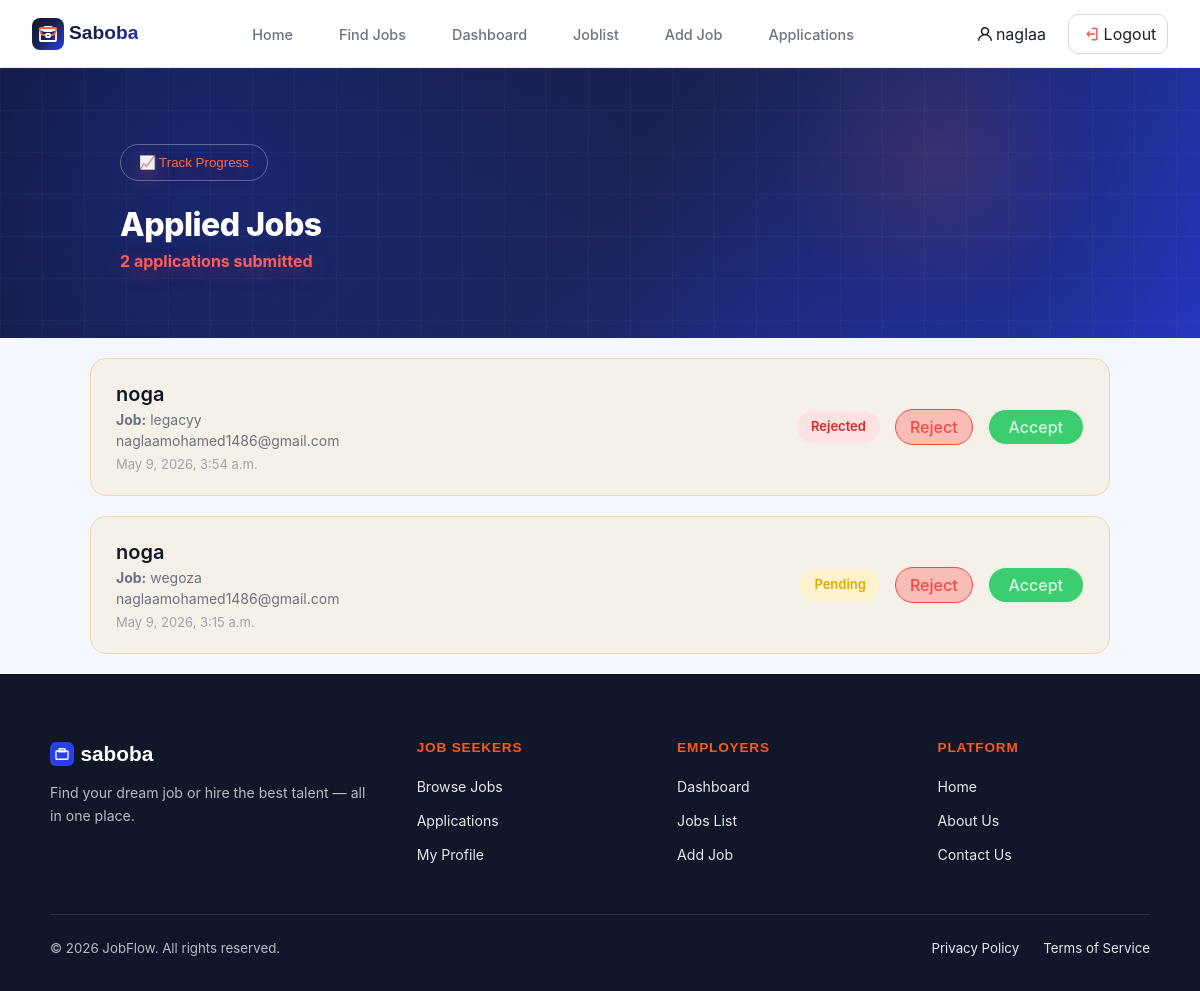
The app's page /jobs/applications/ (signed in), older data.
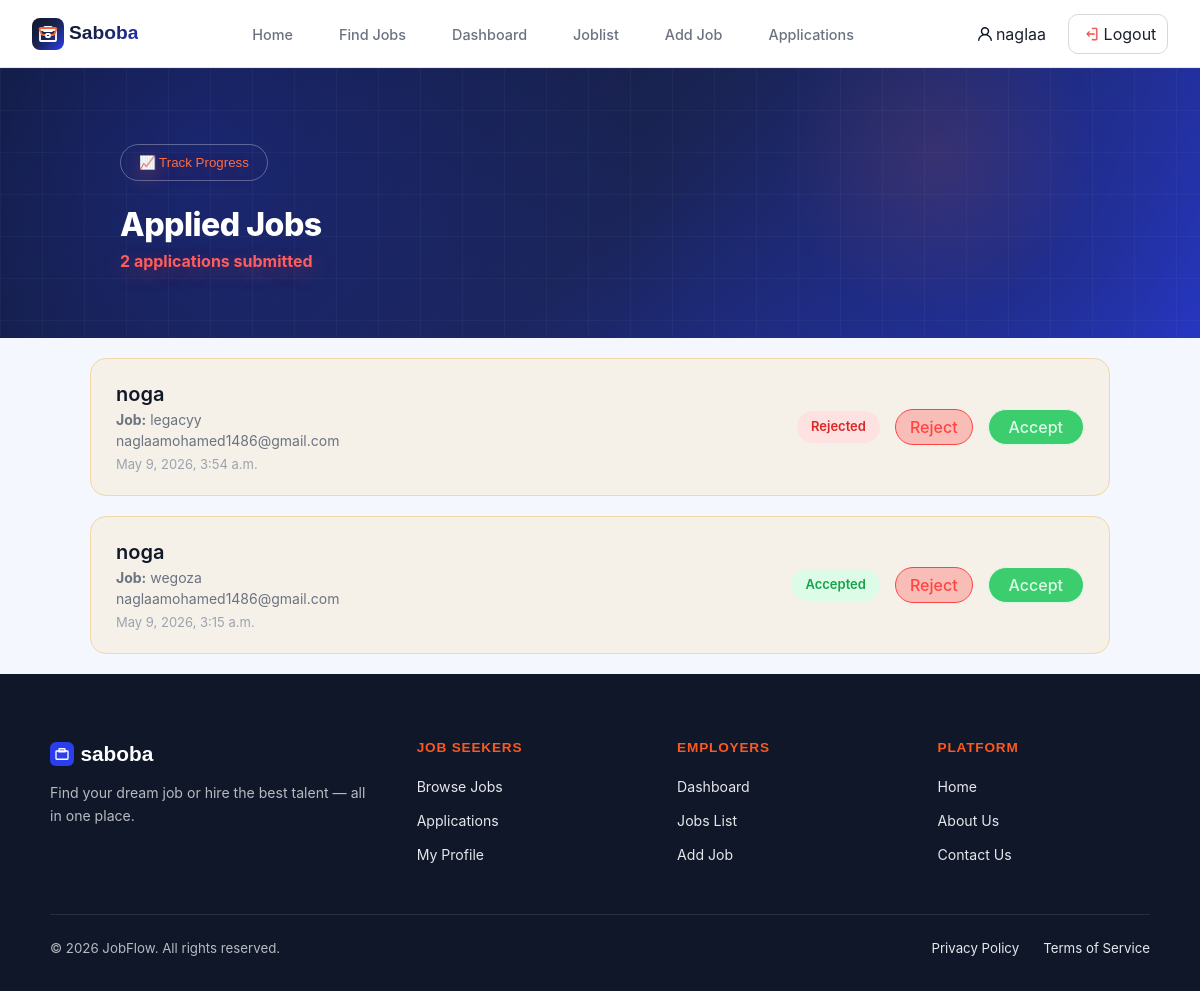
The same page, newer data.
### accounts/models.py (models this page shows)
class User(AbstractUser):
    ROLE_CHOICES = [('user', 'User'), ('admin', 'Admin')]
    role     = models.CharField(max_length=10, choices=ROLE_CHOICES, default='user')
    age      = models.IntegerField(null=True, blank=True)
    gender   = models.CharField(max_length=10, blank=True)
    company  = models.CharField(max_length=200, blank=True)
    location = models.CharField(max_length=200, blank=True)

### applications/models.py (models this page shows, shortened)
class Application(models.Model):
    user = models.ForeignKey(
        settings.AUTH_USER_MODEL,
        on_delete=models.CASCADE,
        related_name='applications'
    )
    job = models.ForeignKey(
        Job,
        on_delete=models.CASCADE,
        related_name='applications'
    )
    STATUS_CHOICES = [
    ('pending', 'Pending'),
    ('accepted', 'Accepted'),
    ('rejected', 'Rejected'),
    ]
    status = models.CharField(
    max_length=20,
    choices=STATUS_CHOICES,
    default='pending'
    )
    full_name = models.CharField(max_length=120 ,blank=True)
    email = models.EmailField(null=True, blank=True)
    phone = models.CharField(max_length=30, blank=True)
    skills = models.TextField(blank=True)
    experience = models.CharField(max_length=100,blank=True)
    cv = models.FileField(upload_to="cvs/",blank=True)
    applied_at = models.DateTimeField(auto_now_add=True)
    cover_letter = models.TextField(blank=True)
    class Meta:
        unique_together = ('user', 'job')

### jobs/models.py (models this page shows, shortened)
class Job(models.Model):
    cover = models.URLField()
    title = models.CharField(max_length=200)
    company = models.CharField(max_length=200)
    location = models.CharField(max_length=200)
    time = models.CharField(max_length=100)
    tags = models.JSONField()
    salary = models.CharField(max_length=100)
    type = models.CharField(max_length=100)
    exp = models.CharField(max_length=100)
    description = models.TextField()
    required = models.JSONField()
    benefit = models.JSONField()
    gallery = models.JSONField()
    companyLocation = models.CharField(max_length=200)
    employees = models.CharField(max_length=100)
    employer = models.ForeignKey(
    settings.AUTH_USER_MODEL,
    on_delete=models.CASCADE,
    null=True,
    blank=True
)

### jobs/views.py (the view)
# urls.py: path('applications/', views.admin_applications, name='admin_applications'),
@admin_required
def admin_applications(request):
    applications = Application.objects.filter(
        job__employer=request.user
    ).select_related('job', 'user').order_by('-applied_at')
    return render(request, 'jobs/adminapply.html', {
        'applications': applications
    })

### jobs/views.py (called while the page is built)
def admin_required(view_func):
    @wraps(view_func)
    def wrapper(request, *args, **kwargs):
        if not request.user.is_authenticated:
            return redirect('login')
        if request.user.role != 'admin':
            return redirect('search')
        return view_func(request, *args, **kwargs)
    return wrapper

### templates/Jobs/adminapply.html
{% extends "base.html" %}
{% load static %}
{% block styles %}
<link rel="stylesheet" href="{% static 'css/appliedjobs.css' %}">
{% endblock %}
{% block content %}
<main>
     <div class="header">
        <div class="top-container">
            <div class="header-top">
                <button class="track-btn">📈 Track Progress</button>
            </div>
            <h1 class="page-title">Applied Jobs</h1>
            <p class="app-count  <span class="app-count">{{ applications|length }}</span> applications submitted</p>
        </div>
    </div>
  <div class="container">
    <div class="content-section">
      {% for app in applications %}
        <div class="job-card">
          <div class="job-info">
            <div class="job-text">
              <h3 class="name">{{ app.user.username }}</h3>
              <p class="tit"><strong>Job:</strong> {{ app.job.title }}</p>
              <p>{{ app.user.email }}</p>
              <span class="d">{{ app.applied_at }}</span>
            </div>
          </div>
          <div class="job-actions">
            <span class="status {{ app.status }}">
            {{ app.get_status_display }}
            </span>
            <a href="{% url 'update_application_status' app.id 'rejected' %}" class="cancel-btn">
            Reject
            </a>
            <a href="{% url 'update_application_status' app.id 'accepted' %}" class="acc">
            Accept
            </a>
          </div>
        </div>
      {% empty %}
        <div class="atop">
          <p>No applications yet.</p>
          <a href="{% url 'add_jobs' %}" class="brow-btn">Add Jobs</a>
        </div>
      {% endfor %}
    </div>
  </div>
</main>
{% endblock %}

### templates/base.html (shortened to what this page needs)
{% load static %}
<!DOCTYPE html>
<html>
<head>
    <link rel="stylesheet" href="{% static 'css/navbar.css' %}">
    {% block styles %}{% endblock %}
</head>
<body>
    {% include "navbar.html" %}
    {% block content %}
    {% endblock %}
    {% include "footer.html" %}
</body>
</html>

### templates/navbar.html (shortened to what this page needs)
<header>
    <nav class="nav">
        <a href="/" class="logo">
            <p class="slog">Saboba</p>
        </a>
        <ul class="links">
            <li><a href="/">Home</a></li>
            <li><a href="/jobs/search/">Find Jobs</a></li>
            {% if user.is_authenticated %}
            {% if user.role == "admin" %}
            <li><a href="/jobs/dashboard/">Dashboard</a></li>
            <li><a href="/jobs/joblist/">Joblist</a></li>
            <li><a href="/jobs/add/">Add Job</a></li>
            <li><a href="{% url 'admin_applications' %}">Applications</a></li>
            {% else %}
            <li><a href="{% url 'saved_jobs' %}">Saved Jobs</a></li>
            <li><a href="{% url 'my_applications' %}">Applied</a></li>
            <li><a href="/jobs/compare/">Compare</a></li>
            {% endif %}
            {% endif %}
        </ul>
        <div class="right">
            <div class="logs">
                {% if user.is_authenticated %}
                <a href="/accounts/profile/" class="profile">
                    {{ user.username }}
                </a>
                <a href="/accounts/logout/" class="logout">Logout</a>
                {% else %}
                <a href="/accounts/login/" class="login">Log in</a>
                <a href="/accounts/signup/" class="signup">Sign up</a>
                {% endif %}
            </div>
        </div>
    </nav>
</header>

### templates/footer.html (shortened to what this page needs)
<footer class="footer">
    <div class="footer__inner">
        <div class="footer__top">
            <div class="footer__brand">
                <div class="footer__brand-name">
                    saboba
                </div>
                <p class="footer__brand-desc">Find your dream job or hire the best talent — all in one place.</p>
            </div>
            <div>
                <h4 class="footer__col-title">Job Seekers</h4>
                <ul class="footer__col-links">
                    <li><a href="{% url 'search' %}">Browse Jobs</a></li>
                    <li><a href="/jobs/applied/">Applications</a></li>
                    <li><a href="/accounts/profile/">My Profile</a></li>
                </ul>
            </div>
            <div>
                <h4 class="footer__col-title">Employers</h4>
                <ul class="footer__col-links">
                    <li><a href="/jobs/dashboard/">Dashboard</a></li>
                    <li><a href="/jobs/joblist/">Jobs List</a></li>
                    <li><a href="/jobs/add/">Add Job</a></li>
                </ul>
            </div>
            <div>
                <h4 class="footer__col-title">Platform</h4>
                <ul class="footer__col-links">
                    <li><a href="/">Home</a></li>
                    <li><a href="/about/">About Us</a></li>
                    <li><a href="/contact/">Contact Us</a></li>
                </ul>
            </div>
        </div>
        <div class="footer__bottom">
            <span>© 2026 JobFlow. All rights reserved.</span>
            <div style="display:flex;gap:1.5rem;">
                <a href="#">Privacy Policy</a>
                <a href="#">Terms of Service</a>
            </div>
        </div>
    </div>
</footer>

### static/css/navbar.css (style rules this page uses)
html { scroll-behavior: smooth; }
body { position: relative; font-family: 'Inter', sans-serif; background: #F6F7F9; color: #0F1729; line-height: 1.6; -webkit-font-smoothing: antialiased; }
:root { --background: #F6F7F9; --foreground: #0F1729; --card: #FFFFFF; --card-foreground: #0F1729; --popover: #FFFFFF; --border: #E5E7EB; --input: #E5E7EB; --primary: #2B3EEE; --primary-fg: #FFFFFF; --accent: #F46734; --accent-fg: #FFFFFF; --secondary: #F3F4F6; --secondary-fg: #0F1729; --ring: #2B3EEE; --muted: #F3F4F6; --muted-fg: #6B7280; --destructive: #EF4343; --emerald: #20AC6B; --amber: #F59F0A; --rose: #EA2E6D; --sky: #0DA2E7; --violet: #7847EB; --section-warm: #FEF4F0; --section-cool: #F3F4FC; --section-mint: #F1F9F5; --sidebar-background: #FFFFFF; --sidebar-foreground: #0F1729; --sidebar-primary: #2B3EEE; --sidebar-accent: #F3F4F6; --sidebar-border: #E5E7EB; --gradient-primary: linear-gradient(135deg, #2B3EEE, #7847EB); --gradient-accent: linear-gradient(135deg, #F46734, #EA2E6D); --gradient-hero: linear-gradient(135deg, #0F1729 0%, #1a2456 50%, #2B3EEE22 100%); --gradient-success: linear-gradient(135deg, #20AC6B, #0DA2E7); --gradient-card: linear-gradient(135deg, #FFFFFF, #F6F7F9); --radius: 0.75rem; --font-heading: 'Plus Jakarta Sans', sans-serif; --font-body: 'Inter', sans-serif; }
a { text-decoration: none; color: inherit; }
ul { list-style: none; }
header { position: relative; }
.nav { position: fixed; top: 0; left: 0; right: 0; z-index: 100; background: rgba(255, 255, 255, 0.92); backdrop-filter: blur(12px); border-bottom: 1px solid #E5E7EB; padding: 0 2rem; height: 68px; display: flex; align-items: center; justify-content: space-between; }
.nav .logo { display: flex; align-items: center; justify-self: start; text-decoration: none; font-family: 'Plus Jakarta Sans', sans-serif; font-weight: 800; font-size: 1.2rem; }
.slog { padding: 0px; margin-left: 5px; background: linear-gradient(135deg, #0F1729 0%, #1a2456 50%, #2334d0 100%); -webkit-background-clip: text; -webkit-text-fill-color: transparent; }
.logo svg { flex-shrink: 0; }
.links { display: flex; align-items: center; list-style: none; gap: 2rem; }
.links a { text-decoration: none; font-size: 0.9rem; font-weight: 500; color: #6B7280; transition: color 0.2s; padding: 7px; }
.logs { display: flex; align-items: center; gap: 0.75rem; width: fit-content; justify-self: end; }
.logs a { text-decoration: none; padding: 5px 10px; border-radius: 10px; }
.profile svg { margin-right: 4px; }
.logout { width: 100px; height: 40px; border: 1px solid #d5d7da; border-radius: 10px; display: flex; align-items: center; align-content: center; justify-content: center; }
.right { display: inline-flex; align-content: center; }
.profile { display: flex; justify-content: center; align-items: center; height: 40px; }
.footer { background: #0F1729;; color: rgba(255,255,255,0.7); padding: 4rem 2rem 2rem; }
.footer__inner { max-width: 1100px; margin: 0 auto; }
.footer__top { display: grid; grid-template-columns: 1.5fr repeat(3, 1fr); gap: 3rem; margin-bottom: 3rem; }
.footer__brand-name { font-family: 'Plus Jakarta Sans', sans-serif; font-size: 1.3rem; font-weight: 800; color: #fff; margin-bottom: 0.75rem; display: flex; align-items: center; gap: 0.4rem; }
.footer__brand-desc { font-size: 0.88rem; line-height: 1.65; }
.footer__col-title { font-family: 'Plus Jakarta Sans', sans-serif; font-size: 0.85rem; font-weight: 700; color: #fb591f; text-transform: uppercase; letter-spacing: 0.06em; margin-bottom: 1rem; }
.footer__col-links { display: flex; flex-direction: column; gap: 0.6rem; }
.footer__col-links a { font-size: 0.88rem; color:#E5E7EB; text-decoration: none; transition: color 0.2s; }
.footer__bottom { border-top: 1px solid rgba(255,255,255,0.1); padding-top: 1.5rem; display: flex; align-items: center; justify-content: space-between; font-size: 0.83rem; }
.footer__bottom a { color: #E5E7EB; transition: color 0.2s; text-decoration: none; }

Row changes from the older to the newer data that the page shows:
changed Application "wegoza": status "Pending" → "Accepted"
